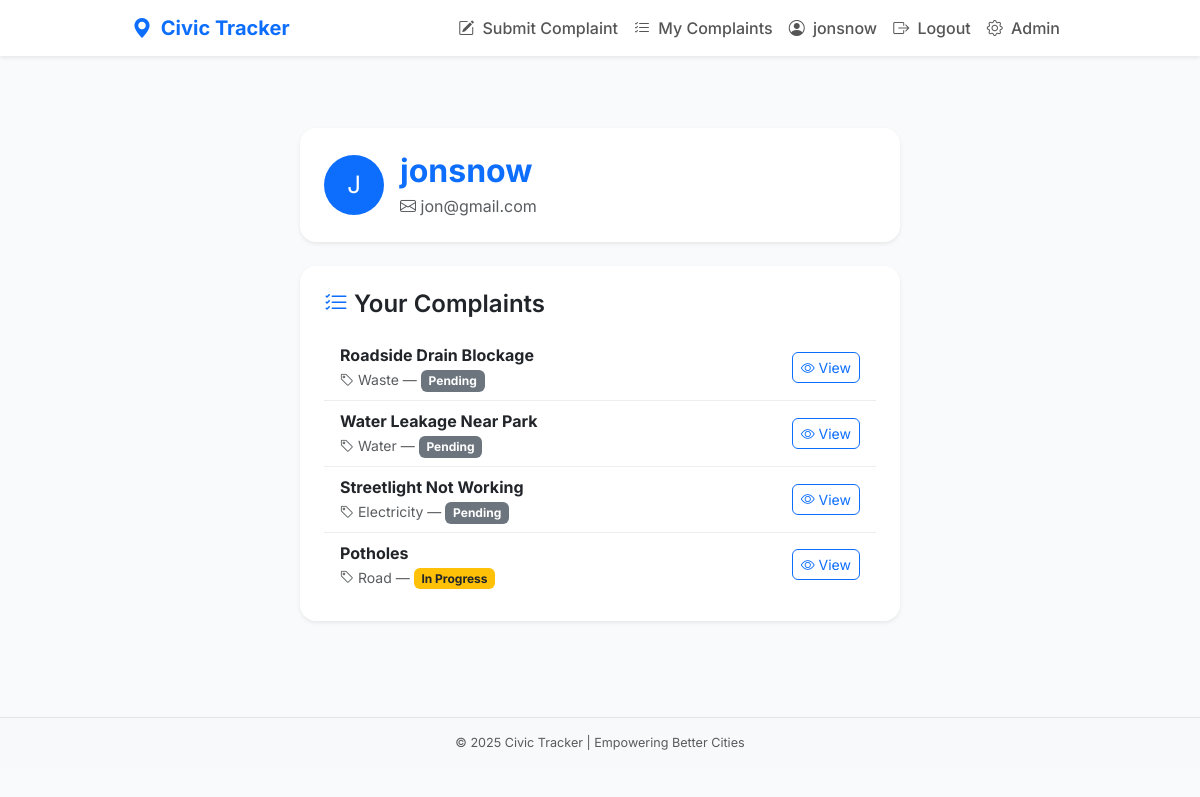
Screenshot of /profile/ (signed in) with the database file from the repository.
### complaints/models.py (models this page shows, shortened)
class Complaint(models.Model):
    CATEGORY_CHOICES = [
        ('Road', 'Road'),
        ('Electricity', 'Electricity'),
        ('Water', 'Water'),
        ('Waste', 'Waste'),
    ]
    STATUS_CHOICES = [
        ('Pending', 'Pending'),
        ('In Progress', 'In Progress'),
        ('Resolved', 'Resolved'),
        ('Rejected', 'Rejected'),
    ]
    user = models.ForeignKey(settings.AUTH_USER_MODEL, on_delete=models.CASCADE, related_name='complaints')
    title = models.CharField(max_length=200)
    category = models.CharField(max_length=50, choices=CATEGORY_CHOICES)
    description = models.TextField()
    location = models.CharField(max_length=255)
    image = models.ImageField(upload_to='complaints/', blank=True, null=True)
    status = models.CharField(max_length=20, choices=STATUS_CHOICES, default='Pending')
    remarks = models.TextField(blank=True)
    created_at = models.DateTimeField(auto_now_add=True)
    class Meta:
        ordering = ['-created_at']

### complaints/views.py (the view)
# urls.py: path('profile/', views.profile, name='profile'),
@login_required
def profile(request):
    complaints = Complaint.objects.filter(user=request.user)
    return render(request, 'complaints/profile.html', {'complaints': complaints})

### templates/complaints/profile.html
{% extends 'complaints/base.html' %}
{% block content %}
<div class="container py-5">
  <div class="row justify-content-center">
    <div class="col-md-8">
      <div class="card shadow-sm border-0 rounded-4 mb-4">
        <div class="card-body p-4">
          <div class="d-flex align-items-center">
            <div
              class="rounded-circle bg-primary text-white d-flex align-items-center justify-content-center me-3"
              style="width: 60px; height: 60px; font-size: 1.5rem;"
            >
              {{ user.username|first|upper }}
            </div>
            <div>
              <h2 class="fw-bold text-primary mb-1">{{ user.username }}</h2>
              <p class="mb-0 text-muted">
                <i class="bi bi-envelope"></i> {{ user.email }}
              </p>
            </div>
          </div>
        </div>
      </div>
      <div class="card shadow-sm border-0 rounded-4">
        <div class="card-body p-4">
          <h4 class="fw-semibold mb-3">
            <i class="bi bi-list-check text-primary"></i> Your Complaints
          </h4>
          {% if complaints %}
          <ul class="list-group list-group-flush">
            {% for c in complaints %}
            <li
              class="list-group-item d-flex justify-content-between align-items-center"
            >
              <div>
                <strong class="text-dark">{{ c.title }}</strong> <br />
                <small class="text-muted">
                  <i class="bi bi-tag"></i> {{ c.category }} —
                  <span
                    class="badge
                      {% if c.status == 'Resolved' %} bg-success
                      {% elif c.status == 'In Progress' %} bg-warning text-dark
                      {% elif c.status == 'Pending' %} bg-secondary
                      {% else %} bg-light text-dark
                      {% endif %}
                    "
                  >
                    {{ c.status }}
                  </span>
                </small>
              </div>
              <a
                class="btn btn-sm btn-outline-primary"
                href="{% url 'complaint_detail' c.pk %}"
              >
                <i class="bi bi-eye"></i> View
              </a>
            </li>
            {% endfor %}
          </ul>
          {% else %}
          <div class="text-center py-4 text-muted">
            <i class="bi bi-emoji-neutral fs-3 d-block mb-2"></i>
            You haven’t submitted any complaints yet.
          </div>
          {% endif %}
        </div>
      </div>
    </div>
  </div>
</div>
{% endblock %}

### templates/complaints/base.html (shortened to what this page needs)
{% load static %}
<!DOCTYPE html>
<html lang="en">
  <head>
    <link
      href="https://cdn.jsdelivr.net/npm/bootstrap@5.3.0/dist/css/bootstrap.min.css"
      rel="stylesheet"
    />
    <link rel="stylesheet" href="{% static 'css/styles.css' %}" />
  </head>
  <body>
    <nav class="navbar navbar-expand-lg navbar-light bg-white shadow-sm sticky-top">
      <div class="container">
        <a class="navbar-brand fw-bold text-primary" href="{% url 'home' %}">
          <i class="bi bi-geo-alt-fill me-1"></i> Civic Tracker
        </a>
        <div class="collapse navbar-collapse" id="navmenu">
          <ul class="navbar-nav ms-auto">
            <li class="nav-item">
              <a class="nav-link" href="{% url 'submit_complaint' %}">
                <i class="bi bi-pencil-square me-1"></i> Submit Complaint
              </a>
            </li>
            <li class="nav-item">
              <a class="nav-link" href="{% url 'complaint_list' %}">
                <i class="bi bi-list-check me-1"></i> My Complaints
              </a>
            </li>
            {% if user.is_authenticated %}
            <li class="nav-item">
              <a class="nav-link" href="{% url 'profile' %}">
                <i class="bi bi-person-circle me-1"></i> {{ user.username }}
              </a>
            </li>
            <li class="nav-item">
              <a class="nav-link text-danger" href="{% url 'logout' %}">
                <i class="bi bi-box-arrow-right me-1"></i> Logout
              </a>
            </li>
            {% endif %}
            <li class="nav-item">
              <a class="nav-link" href="/admin/">
                <i class="bi bi-gear me-1"></i> Admin
              </a>
            </li>
          </ul>
        </div>
      </div>
    </nav>
    <div class="container my-4">
      {% block content %}{% endblock %}
    </div>
    <footer class="footer bg-light py-3 mt-5">
      <div class="container text-center text-muted small">
        © {{ year|default:2025 }} Civic Tracker | Empowering Better Cities
      </div>
    </footer>
    <link
      rel="stylesheet"
      href="https://cdn.jsdelivr.net/npm/bootstrap-icons@1.10.5/font/bootstrap-icons.css"
    />
  </body>
</html>

### static/css/styles.css (style rules this page uses)
body { font-family: "Inter", sans-serif; background-color: #f9fafb; color: #333; padding-bottom: 60px; }
.navbar { transition: all 0.3s ease; }
.nav-link { font-weight: 500; color: #555 !important; transition: color 0.2s ease; }
.card { border: none; border-radius: 12px; box-shadow: 0 2px 10px rgba(0, 0, 0, 0.08); transition: transform 0.2s ease, box-shadow 0.2s ease; }
.footer { border-top: 1px solid #e4e4e4; color: #666; font-size: 0.9rem; }
.btn-outline-primary { border-radius: 6px; transition: all 0.2s ease; }
.list-group-item { border: none; border-bottom: 1px solid #eee; transition: background-color 0.2s ease, transform 0.2s ease; }
.list-group-item:last-child { border-bottom: none; }
.badge { font-size: 0.75rem; padding: 0.4em 0.65em; border-radius: 6px; }
.card { border-radius: 12px; background: #fff; }
.container { max-width: 960px; }

### rows the page displays
Complaint: title "Roadside Drain Blockage", category "Waste", status "Pending"
Complaint: title "Water Leakage Near Park", category "Water", status "Pending"
Complaint: title "Streetlight Not Working", category "Electricity", status "Pending"
Complaint: title "Potholes", category "Road", status "In Progress"

### other values shown
{{ user.username }} "jonsnow"
{{ user.username|first|upper }} "J"
{{ user.email }} "jon@gmail.com"
{{ year|default:2025 }} "2025"
